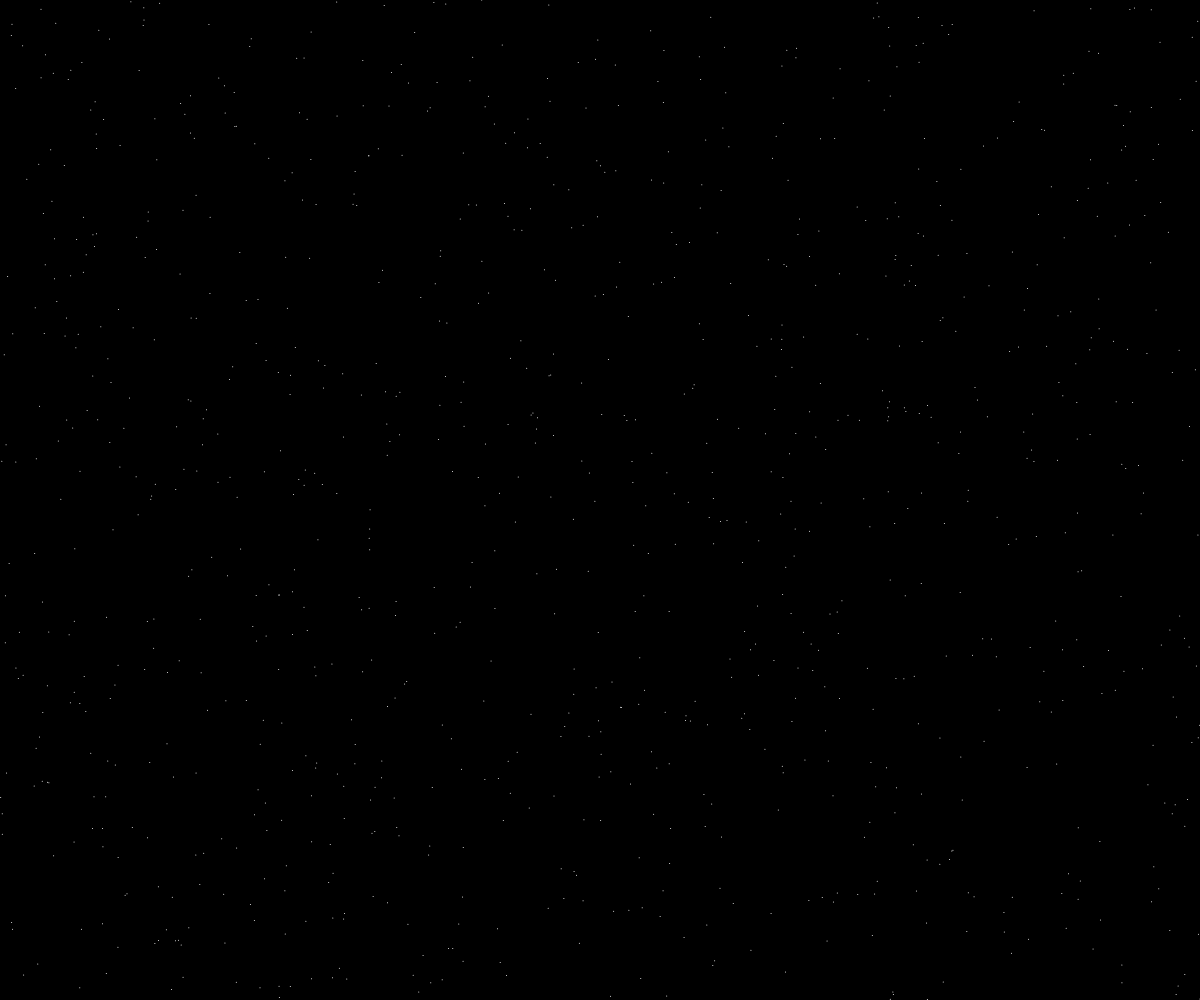
Frame 1 (no input)
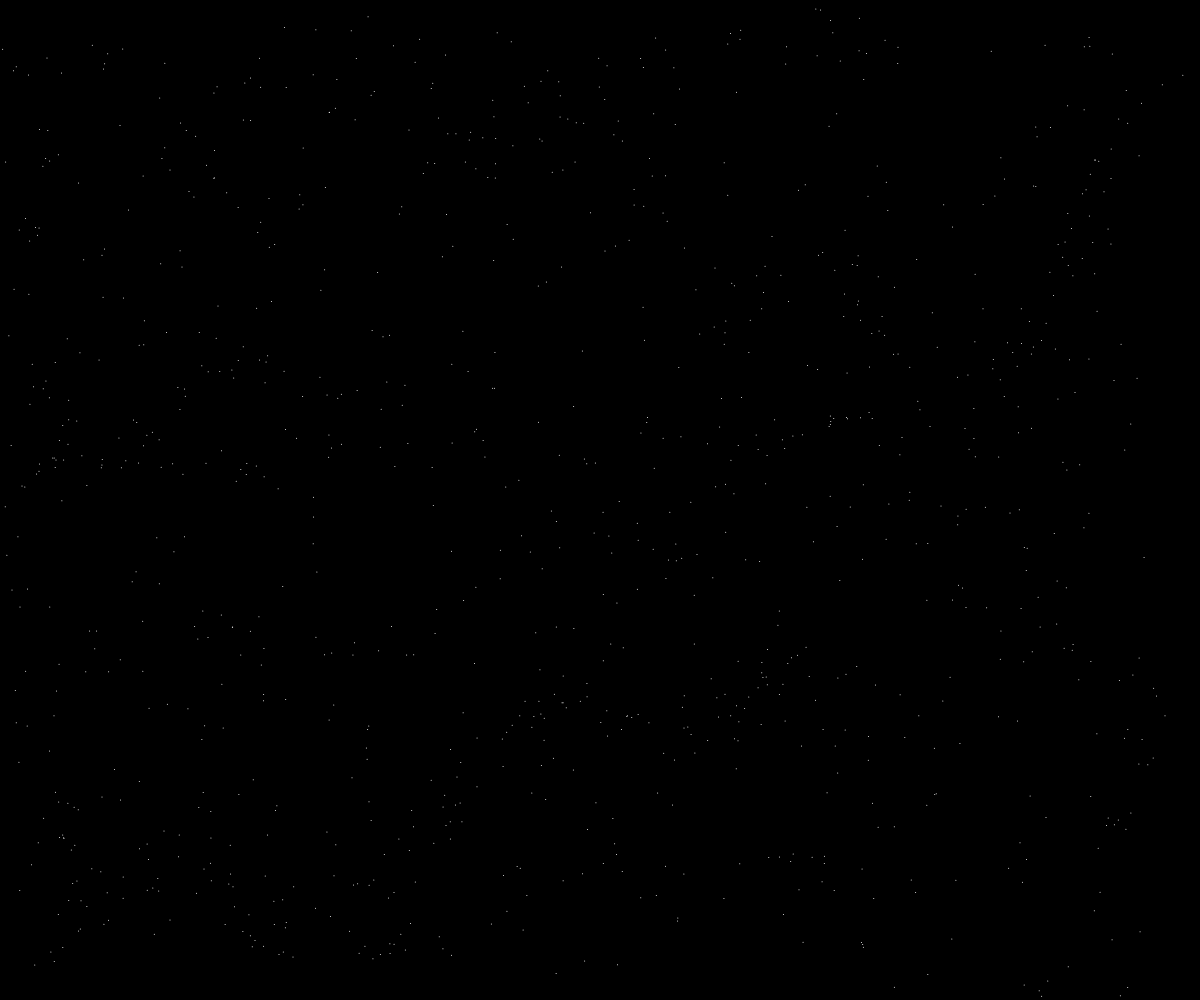
Frame 60 (no input)
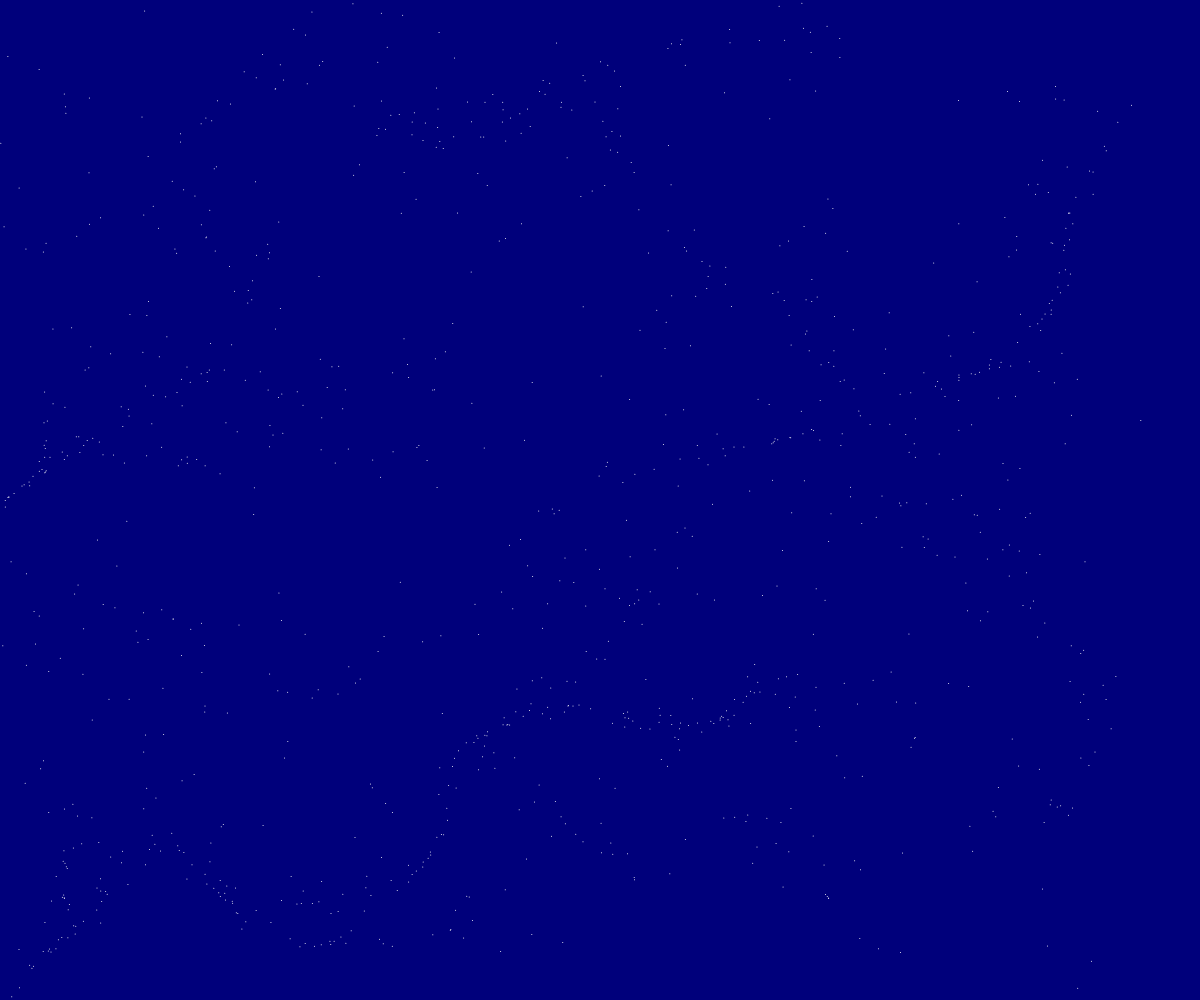
Frame 120 (the mouse pressed at the canvas centre since frame 60)

The p5.js sketch that drew these frames (run headless with seeded random() and noise() and a simulated clock; from frame 60 on, the mouse is pressed at the canvas centre):

// p5.js sketch
// ── sketch.js
let particles = [];
const num = 1000;

const noiseScale = 0.01/2;

function setup() {
  createCanvas(windowWidth, windowHeight);
  for(let i = 0; i < num; i ++) {
    particles.push(createVector(random(width), random(height)));
  }
  position = createVector(width / 2, height / 2);
  
}

function draw() {
 let gradientColor = map(mouseX, 0, width, 0, 255);

  background(0, 0, gradientColor);
  let mouseVector = createVector(mouseX, mouseY);
  let shiftVector = p5.Vector.sub(mouseVector, position);
  shiftVector.mult(0.05);
  position.add(shiftVector);

  stroke(255);
  background(0, 10);
  for(let i = 0; i < num; i ++) {
    let p = particles[i];
    point(p.x, p.y);
    let n = noise(p.x * noiseScale, p.y * noiseScale, frameCount * noiseScale * noiseScale);
    let a = TAU * n;
    p.x += cos(a);
    p.y += sin(a);
    if(!onScreen(p)) {
      p.x = random(width);
      p.y = random(height);
    }
  }


function mouseReleased() {
  noiseSeed(millis());
}

function onScreen(v) {
  return v.x >= 0 && v.x <= width && v.y >= 0 && v.y <= height;
}
}

// ── style.css
html, body {

  font-family: Courier New, monospace;
      text-align: center;
      margin: 0;
      height: auto;
      display: flex;
      align-items: center;
      justify-content: center;
    }

    p {
      font-size: 12px;
      color: white;
      opacity: 0;
      transition: opacity 1s ease-in-out;
      position: absolute;
      z-index: 2;
    }

    body:hover p {
      opacity: 1;
    }
}
canvas {
  display: block;
}
